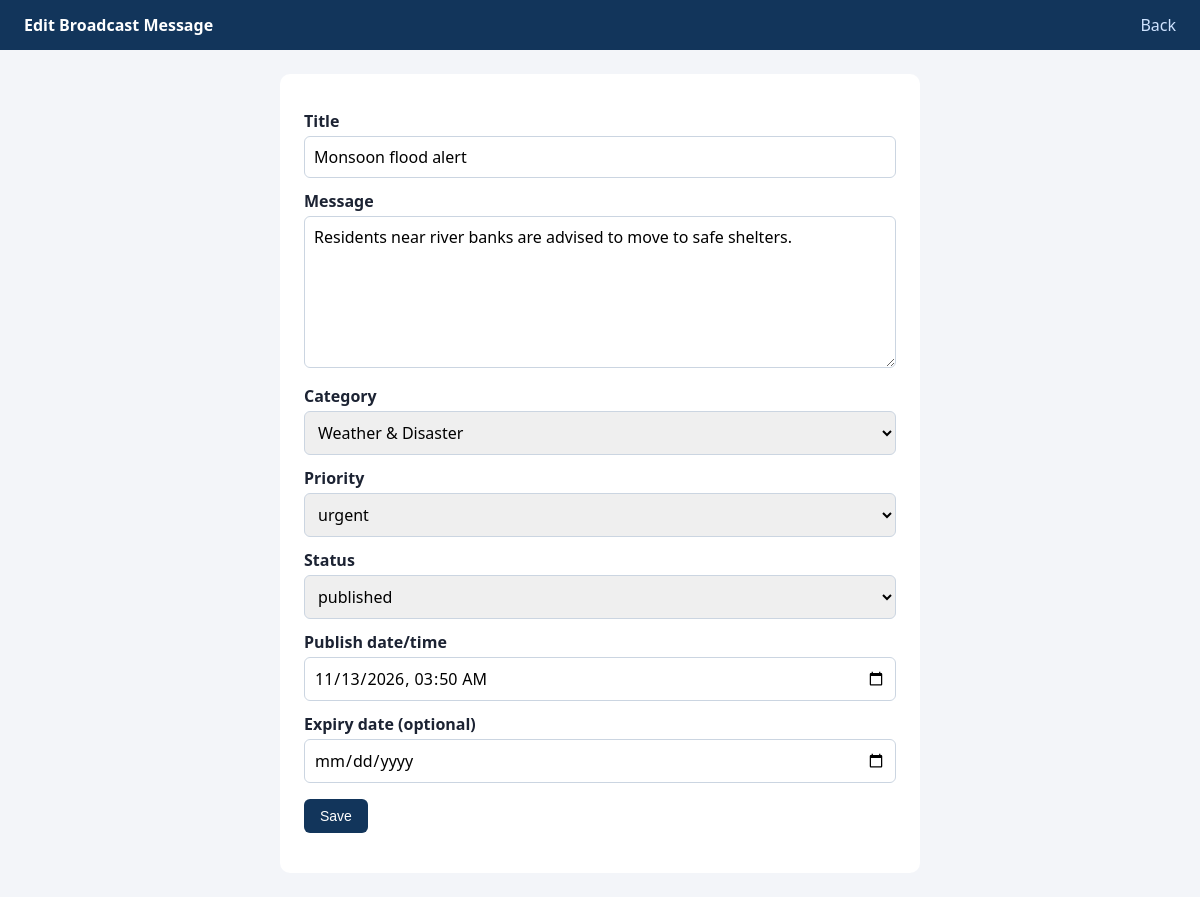
/admin/form.php?id=1 (signed in), run on the app's committed database.
### tables this page shows
CREATE TABLE messages (
  id INT AUTO_INCREMENT PRIMARY KEY,
  title VARCHAR(200) NOT NULL,
  body TEXT NOT NULL,
  category_id INT NOT NULL,
  priority ENUM('normal','important','urgent') DEFAULT 'normal',
  status ENUM('draft','published','archived') DEFAULT 'draft',
  publish_date DATETIME NOT NULL DEFAULT CURRENT_TIMESTAMP,
  expiry_date DATE NULL,
  created_by INT NOT NULL,
  created_at TIMESTAMP DEFAULT CURRENT_TIMESTAMP,
  updated_at TIMESTAMP DEFAULT CURRENT_TIMESTAMP ON UPDATE CURRENT_TIMESTAMP,
  FOREIGN KEY (category_id) REFERENCES categories(id),
  FOREIGN KEY (created_by) REFERENCES admins(id)
);

CREATE TABLE categories (
  id INT AUTO_INCREMENT PRIMARY KEY,
  name VARCHAR(60) NOT NULL UNIQUE
);

### config/db.php (called while the page is built, shortened)
<?php
function e($s) { return htmlspecialchars((string)$s, ENT_QUOTES, 'UTF-8'); }

### admin/form.php (the view, shortened to what this page needs)
<?php
require '../config/db.php'; require_admin();
$id = (int)($_GET['id'] ?? 0);
$m = ['title'=>'','body'=>'','category_id'=>'','priority'=>'normal','status'=>'draft','publish_date'=>date('Y-m-d\TH:i'),'expiry_date'=>''];
if ($id) {
    $st = $pdo->prepare("SELECT * FROM messages WHERE id=?"); $st->execute([$id]);
    $m = $st->fetch() ?: die('Not found');
    $m['publish_date'] = date('Y-m-d\TH:i', strtotime($m['publish_date']));
}
$cats = $pdo->query("SELECT * FROM categories ORDER BY name")->fetchAll();
?>
<!DOCTYPE html><html><head><meta charset="utf-8"><title><?= $id ? 'Edit' : 'New' ?> Message</title><link rel="stylesheet" href="../assets/style.css"></head><body>
<header><strong><?= $id ? 'Edit' : 'Create' ?> Broadcast Message</strong><nav><a href="index.php">Back</a></nav></header>
<main><div class="box">
<form method="post"><input type="hidden" name="csrf" value="<?= csrf_token() ?>">
<label>Title</label><input name="title" value="<?= e($m['title']) ?>" required>
<label>Message</label><textarea name="body" rows="6" required><?= e($m['body']) ?></textarea>
<label>Category</label><select name="category_id">
<?php foreach ($cats as $c): ?><option value="<?= $c['id'] ?>" <?= $m['category_id']==$c['id']?'selected':'' ?>><?= e($c['name']) ?></option><?php endforeach; ?></select>
<label>Priority</label><select name="priority"><?php foreach (['normal','important','urgent'] as $p): ?><option <?= $m['priority']===$p?'selected':'' ?>><?= $p ?></option><?php endforeach; ?></select>
<label>Status</label><select name="status"><?php foreach (['draft','published','archived'] as $s): ?><option <?= $m['status']===$s?'selected':'' ?>><?= $s ?></option><?php endforeach; ?></select>
<label>Publish date/time</label><input type="datetime-local" name="publish_date" value="<?= e($m['publish_date']) ?>" required>
<label>Expiry date (optional)</label><input type="date" name="expiry_date" value="<?= e($m['expiry_date']) ?>">
<p><button class="btn">Save</button></p>
</form></div></main></body></html>

### assets/style.css (style rules this page uses)
* { box-sizing:border-box }
body { font-family:system-ui,sans-serif;margin:0;background:#f3f5f9;color:#1c2333 }
header { background:#12355b;color:#fff;padding:14px 24px;display:flex;justify-content:space-between;align-items:center }
header a { color:#cfe3ff;margin-left:16px;text-decoration:none }
main { max-width:960px;margin:24px auto;padding:0 16px }
input,select,textarea { padding:9px;border:1px solid #cbd5e1;border-radius:6px;font:inherit;width:100% }
.btn { background:#12355b;color:#fff;border:0;padding:9px 16px;border-radius:6px;cursor:pointer;text-decoration:none;display:inline-block;font-size:14px }
label { display:block;margin:12px 0 4px;font-weight:600 }
.box { background:#fff;padding:24px;border-radius:10px;max-width:640px;margin:auto }

### data on the page
messages: title "Monsoon flood alert", body "Residents near river banks are advised to move to safe shelters.", category_id "Weather & Disaster", priority "urgent", status "published"
